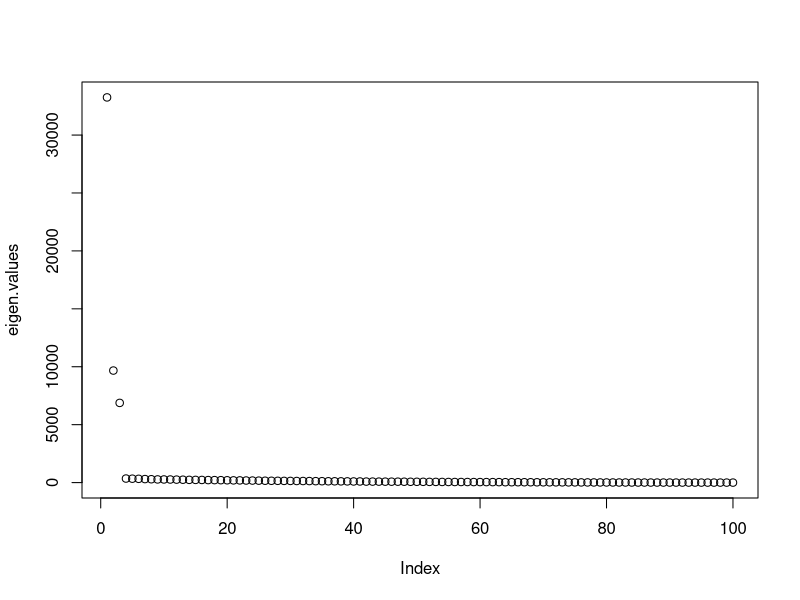
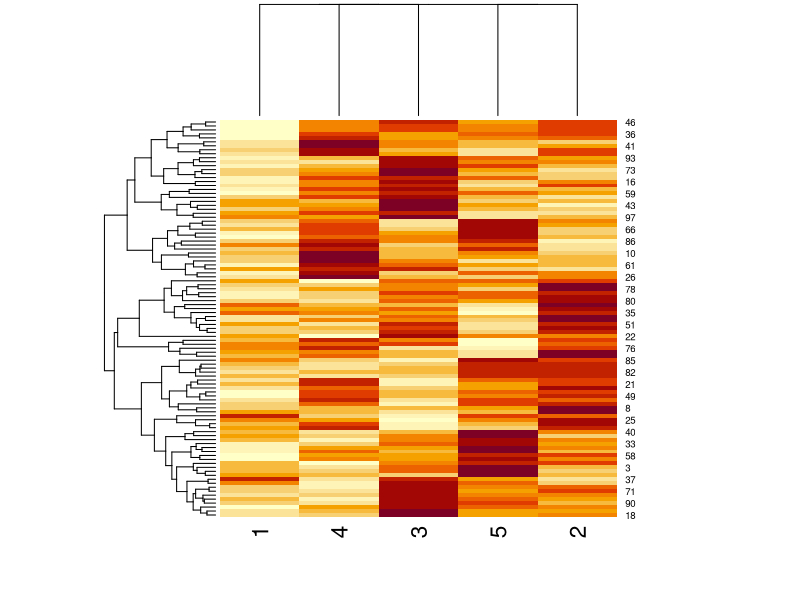
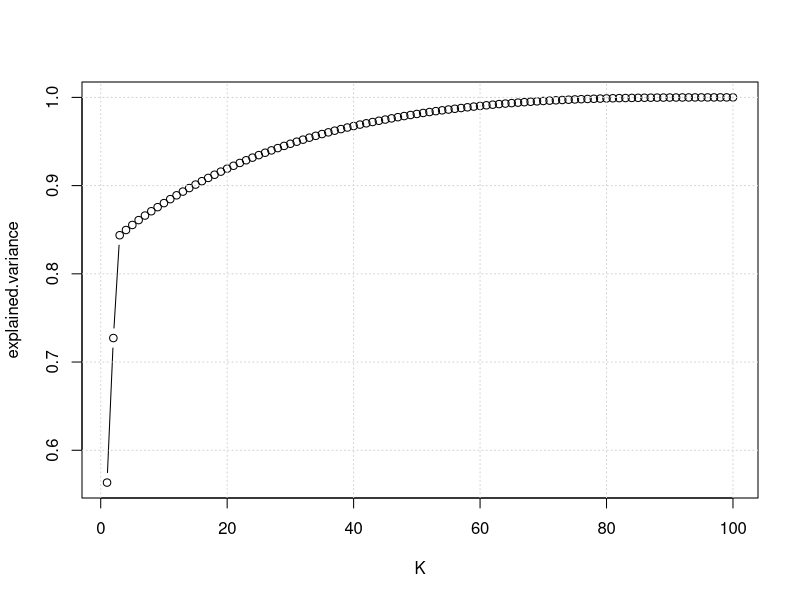

Write the R code that produced these figures, in order.
setwd("~/Documents/apma/sem2/estimation")
library(readxl)
Y <- read_excel('dataLab3.xlsx', col_names = FALSE)
Y <- as.matrix(Y)
dim(Y)
N <- ncol(Y) # 100
T <- nrow(Y) # 100

# estimate factor model
eigen.decomp <- eigen(Y %*% t(Y)) #  ? eigen
eigen.values <- eigen.decomp$values
eigen.vectors <- eigen.decomp$vector
plot(eigen.values) # so we take only the 3 most important values

K <- 5
F.hat <- sqrt(T) * eigen.vectors[, 1:K]
lambda.hat <- t(F.hat) %*% Y / T
heatmap(F.hat)

# portion of explained variance
explained.variance <- cumsum(eigen.values) / sum(eigen.values)
plot(1:T, explained.variance, xlab = "K", type = "b")
grid()
min(which(explained.variance>0.8))


factor.model.est <- function(Y, K) {
  # ...
  return(list(F.hat = F.hat, lambda.hat = lambda.hat))
}

res <- factor.model.est(Y, K = 2)
# res$F.hat
# res$lambda.hat